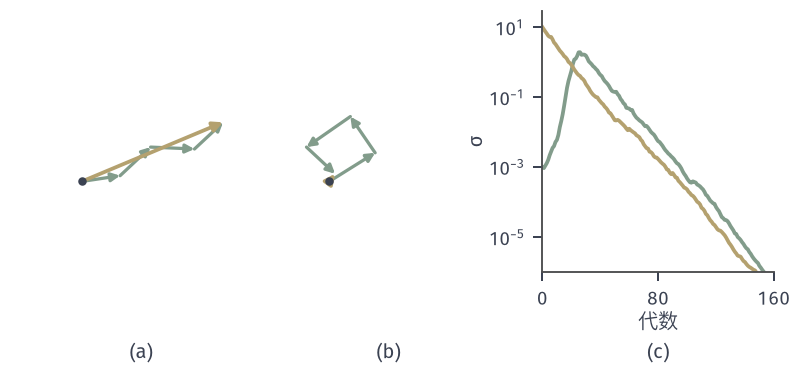

The Python source for this figure:
from pathlib import Path
import sys
ROOT = next(p for p in Path(__file__).resolve().parents if (p/'build.sh').is_file() and (p/'tex/book.tex').is_file())
sys.path.insert(0, str(ROOT/'figures/00-shared/mathematical-preliminaries-upper/00-shared/comprehension-figures'))
from support import figure, save, BLUE, GREEN, YELLOW, RED, PURPLE, INK, MUTED, GRID, BLUE_FILL, GREEN_FILL, YELLOW_FILL, RED_FILL, PURPLE_FILL
import numpy as np
HERE = Path(__file__).resolve().parent
STROKE = '#4C4D4F'
def panel(fig, left, right, top, bottom, wspace=.25):
    fig.set_layout_engine(None)
    fig.subplots_adjust(left=left, right=right, top=top, bottom=bottom, wspace=wspace)
def tags(fig, axes):
    for ax, s in zip(axes, ('(a)', '(b)', '(c)', '(d)')):
        p = ax.get_position(); fig.text((p.x0+p.x1)/2, .015, s, ha='center', va='bottom')
def rastrigin(X, Y): return 20+X**2+Y**2-10*np.cos(2*np.pi*X)-10*np.cos(2*np.pi*Y)
# 累计路径的两种情形（给定位移序列）与 CMA-ES 在五维球面 f=|x|^2/2 上的 sigma 轨迹
A=[(1.0,.15),(.8,.75),(1.15,-.05),(.75,.7)]; B=[(1.2,.75),(-.65,.95),(-1.15,-.8),(.75,-.7)]
fig,axes=figure(width_mm=112,height_mm=52,ncols=3,gridspec_kw={'width_ratios':[1.05,1.05,1.3]}); panel(fig,.06,.975,.97,.26,.3)
def draw(ax,seq):
    p=np.zeros(2)
    for s in seq:
        q=p+s; ax.annotate('',xy=q,xytext=p,arrowprops=dict(arrowstyle='-|>',color=GREEN,lw=1.3,mutation_scale=7,shrinkA=0,shrinkB=0)); p=q
    ax.annotate('',xy=p,xytext=(0,0),arrowprops=dict(arrowstyle='-|>',color=YELLOW,lw=1.5,mutation_scale=8,shrinkA=0,shrinkB=0)); ax.plot([0],[0],'o',ms=3.4,color=INK,mew=0,zorder=6)
    ax.set_xlim(-.9,4.0); ax.set_ylim(-.9,3.0); ax.set_aspect('equal'); ax.set_xticks([]); ax.set_yticks([]); ax.spines['left'].set_visible(False); ax.spines['bottom'].set_visible(False); return float(np.hypot(*p))
l1=draw(axes[0],A); l2=draw(axes[1],B); print(l1,l2)
def cma(s,G,seed,n=5,lam=10):
    r=np.random.default_rng(seed); m=np.full(n,3.); mu=lam//2; w=np.log(mu+.5)-np.log(np.arange(1,mu+1)); w/=w.sum(); me=1/(w**2).sum(); cs=(me+2)/(n+me+5); ds=1+2*max(0,np.sqrt((me-1)/(n+1))-1)+cs; chi=np.sqrt(n)*(1-1/(4*n)+1/(21*n*n)); ps=np.zeros(n); S=[s]
    for g in range(G):
        z=r.standard_normal((lam,n)); x=m+s*z; o=np.argsort((x**2).sum(1))[:mu]; zw=w@z[o]; m=m+s*zw; ps=(1-cs)*ps+np.sqrt(cs*(2-cs)*me)*zw; s*=np.exp(cs/ds*(np.linalg.norm(ps)/chi-1)); S.append(s)
    return S,float((m**2).sum()/2)
c=axes[2]; a,fa=cma(1e-3,160,1); b,fb=cma(10.,160,2); c.plot(a,color=GREEN,lw=1.5); c.plot(b,color=YELLOW,lw=1.5); c.set_yscale('log'); c.set_xlim(0,160); c.set_ylim(1e-6,30); c.set_xticks([0,80,160]); c.set_yticks([1e-5,1e-3,1e-1,10]); c.minorticks_off(); c.set_xlabel('代数',labelpad=1); c.set_ylabel(r'$\sigma$',labelpad=1)
print(max(a),fa,fb); tags(fig,axes); save(fig,HERE,'figure',{'aligned_len':l1,'cancelled_len':l2,'peak_sigma_from_small':max(a)})
